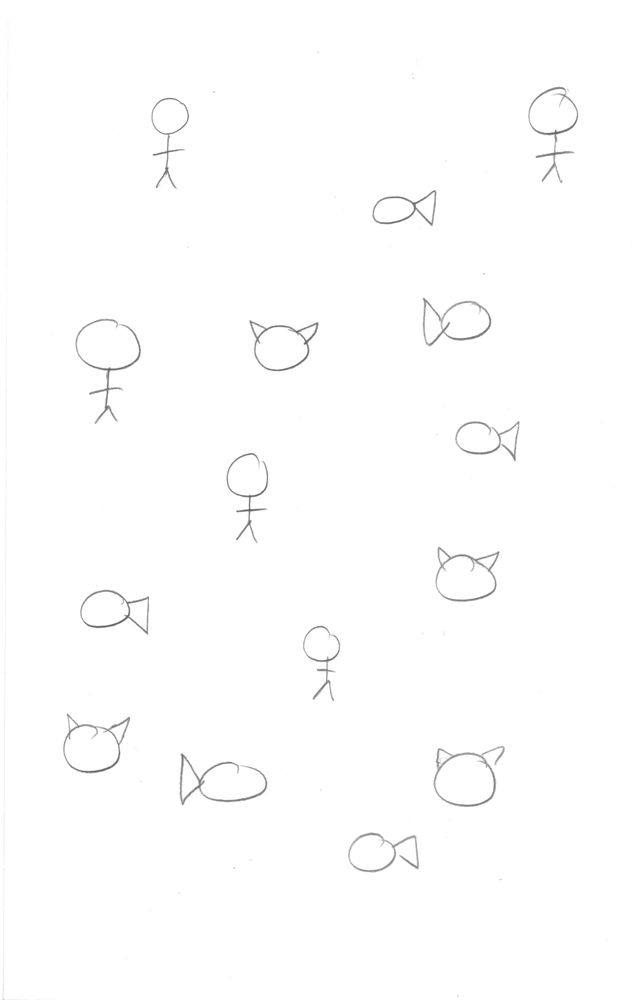
#> input picture Animal Guesser - Real drawings/sketch.png, 634 x 1000 px, shrunk from 1605 x 2530 before the run; its folder holds only this picture in this run
$ python -i CollectData.py   (imports and definitions only)
#> lines starting #> are read from the running program, lines starting #| are printed output that depends on the picture; after the words box and inside, x2 and y2 are one past the last pixel; in counts of white or black regions, pixels touching at a corner belong together
#> further down, picture is the input picture: shape (1000, 634, 3); min 90, max 255, mean 253.8
import pandas as pd
from sklearn.model_selection import train_test_split
from sklearn.ensemble import RandomForestClassifier
from sklearn import metrics
import matplotlib.pyplot as plt
import seaborn as sns
import os
import sys
import xlrd
import pygame
import cv2
import time
import glob
import numpy as np
import imutils
from datetime import datetime
from PIL import Image, ImageOps

def edge_filter(image):
    edged = cv2.Canny(image, 200, 200)
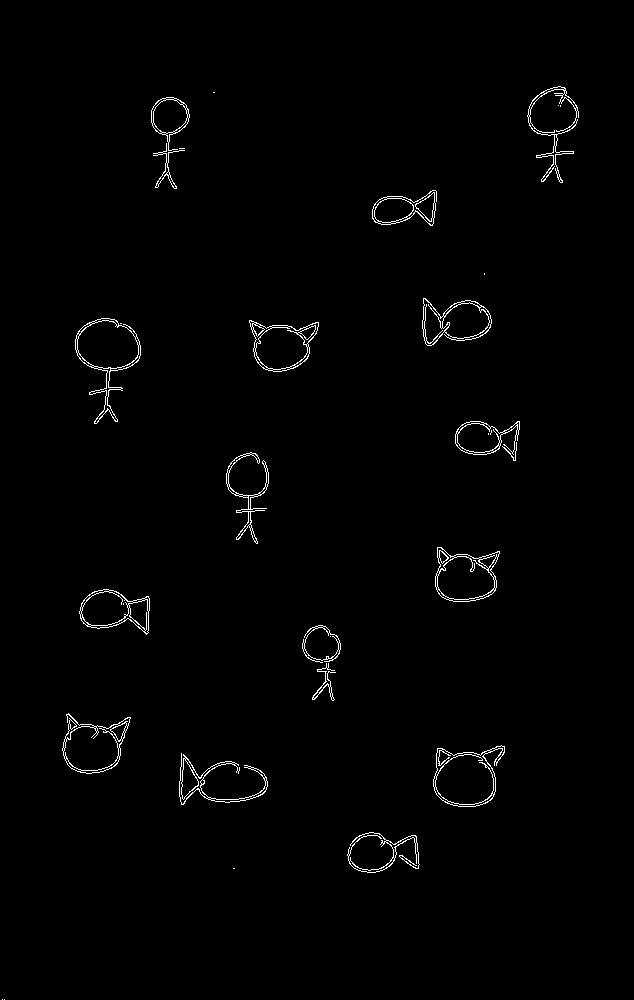
#> edged: shape (1000, 634); 1.1% white in thin lines or dots, all inside (x1, y1, x2, y2) = (2, 86, 579, 1000)
    edged_blurred = cv2.GaussianBlur(edged,(5,5),0)

    kernel = np.ones((8, 8), np.uint8)
    edged_blurred = cv2.morphologyEx(edged_blurred, cv2.MORPH_CLOSE, kernel)#merge
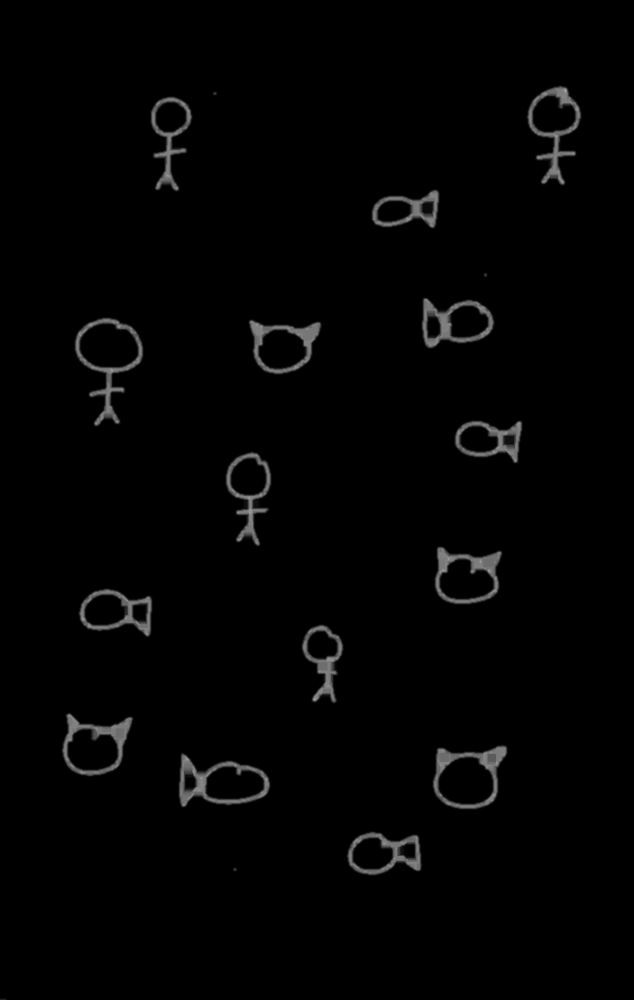
#> edged_blurred: shape (1000, 634); min 0, max 167, mean 3.2

    return(edged,edged_blurred)

# [44 lines not run here, left out]


        #cv2.imshow('image',edged)


>>> import cv2
>>> picture = cv2.imread('sketch.png')
>>> result = edge_filter(picture)
